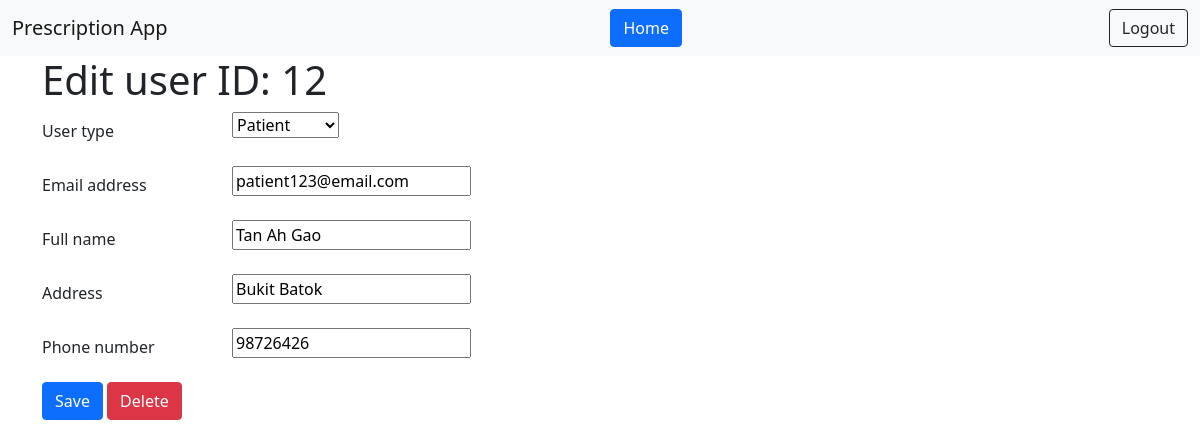
Screenshot of /user/edit/12/ (signed in) with the database file from the repository.
### accounts/models.py (models this page shows, shortened)
class CustomUser(AbstractBaseUser, PermissionsMixin):
    email = models.EmailField("email address", unique=True)
    is_staff = models.BooleanField(default=False)
    is_active = models.BooleanField(default=True)
    user_type = models.CharField(max_length=20, choices=USER_TYPES, default='patient')
    full_name = models.CharField(max_length=200)
    phone_number = models.CharField(max_length=10, unique=True)
    address = models.CharField(max_length=200)
    USERNAME_FIELD = "email"
    REQUIRED_FIELDS = []
    objects = CustomUserManager()

### main/views.py (the view)
# urls.py: path('user/edit/<user_id>/', views.edit_user, name='edit_user'),
@login_required(login_url='/login/')
def edit_user(request, *args, **kwargs):
    if not request.user.is_authenticated or not request.user.user_type == 'admin':
        return redirect('home')
    user_id = kwargs.get('user_id')
    try:
        user = CustomUser.objects.get(id=user_id)
    except CustomUser.DoesNotExist:
        return HttpResponse("Something went wrong")
    context = {}
    context['is_superuser'] = user.is_superuser
    if request.POST:
        form = EditCustomUserForm(request.POST, instance=user)
        if form.is_valid():
            form.save()
            return redirect('home')
        else:
            form = EditCustomUserForm(request.POST, instance=user,
                                      initial={
                                          'id': user.pk,
                                          'email': user.email,
                                          'phone_number': user.phone_number,
                                          'full_name': user.full_name,
                                          'address': user.address,
                                          'user_type': user.user_type,
                                          'is_staff': user.is_staff,
                                          'is_active': user.is_active,
                                      }
                                      )
            context['form'] = form
            context['id'] = user.id
    else:
        form = EditCustomUserForm(instance=user,
                                  initial={
                                      'id': user.pk,
                                      'email': user.email,
                                      'phone_number': user.phone_number,
                                      'full_name': user.full_name,
                                      'address': user.address,
                                      'user_type': user.user_type,
                                      'is_staff': user.is_staff,
                                      'is_active': user.is_active,
                                  })
        context['form'] = form
        context['id'] = user.id
    return render(request, 'admin/edit_user.html', context)

### main/forms.py (shortened to what this page needs)
class EditCustomUserForm(forms.ModelForm):
    class Meta:
        model = CustomUser
        fields = ["user_type", "email", "full_name", "phone_number", "address", ]

### templates/admin/edit_user.html (shortened to what this page needs)
{% extends 'non_home.html' %}
{% block content %}
	<div class="container">
		<h1>Edit user ID: {{ id }}</h1>
		<form class="site-form" action="" method="post">
			<div class="row mb-3">
				<label for="user_type" class="col-sm-2 col-form-label">{{ form.user_type.label }}</label>
				<div class="col-sm-10">
					{{ form.user_type }}
				</div>
			</div>
			<div class="row mb-3">
				<label for="email" class="col-sm-2 col-form-label">{{ form.email.label }}</label>
				<div class="col-sm-10">
					{{ form.email }}
				</div>
			</div>
			<div class="row mb-3">
				<label for="full_name" class="col-sm-2 col-form-label">{{ form.full_name.label }}</label>
				<div class="col-sm-10">
					{{ form.full_name }}
				</div>
			</div>
			<div class="row mb-3">
				<label for="address" class="col-sm-2 col-form-label">{{ form.address.label }}</label>
				<div class="col-sm-10">
					{{ form.address }}
				</div>
			</div>
			<div class="row mb-3">
				<label for="phone_number" class="col-sm-2 col-form-label">{{ form.phone_number.label }}</label>
				<div class="col-sm-10">
					{{ form.phone_number }}
				</div>
			</div>
			<button type="submit" class="btn btn-primary">Save</button>
			<button type="button" class="btn btn-danger" data-toggle="modal" data-target="#exampleModal"
			>Delete</button>
		</form>
	</div>
{% endblock %}

### rows the page displays
CustomUser: user_type "Patient", email "patient123@email.com", full_name "Tan Ah Gao", address "Bukit Batok", phone_number "98726426"

### other values shown
{{ id }} "12"
